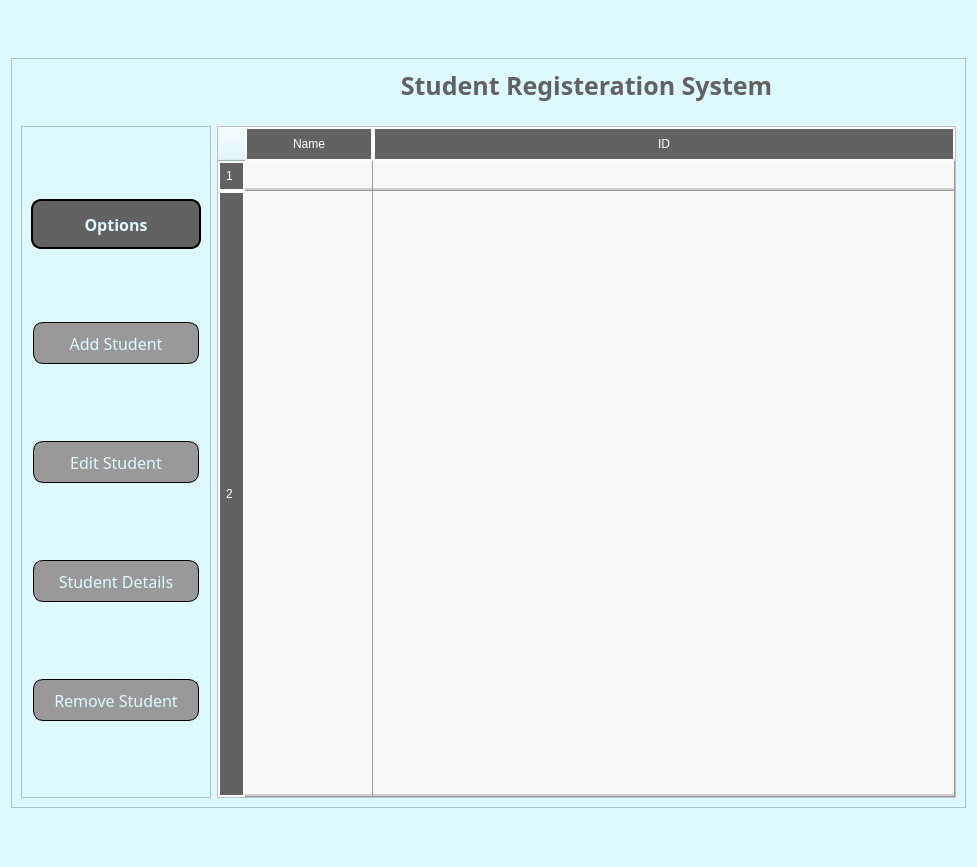
<?xml version="1.0" encoding="UTF-8"?>
<ui version="4.0">
 <class>Form</class>
 <widget class="QWidget" name="Form">
  <property name="geometry">
   <rect>
    <x>0</x>
    <y>0</y>
    <width>977</width>
    <height>867</height>
   </rect>
  </property>
  <property name="windowTitle">
   <string>Form</string>
  </property>
  <property name="styleSheet">
   <string notr="true">background-color:rgb(222, 250, 255)</string>
  </property>
  <layout class="QGridLayout" name="gridLayout">
   <item row="0" column="0">
    <widget class="QFrame" name="frame">
     <property name="maximumSize">
      <size>
       <width>1000</width>
       <height>750</height>
      </size>
     </property>
     <property name="frameShape">
      <enum>QFrame::StyledPanel</enum>
     </property>
     <property name="frameShadow">
      <enum>QFrame::Raised</enum>
     </property>
     <layout class="QGridLayout" name="gridLayout_4">
      <item row="1" column="1">
       <spacer name="verticalSpacer">
        <property name="orientation">
         <enum>Qt::Vertical</enum>
        </property>
        <property name="sizeType">
         <enum>QSizePolicy::Fixed</enum>
        </property>
        <property name="sizeHint" stdset="0">
         <size>
          <width>20</width>
          <height>17</height>
         </size>
        </property>
       </spacer>
      </item>
      <item row="0" column="1">
       <widget class="QLabel" name="label">
        <property name="maximumSize">
         <size>
          <width>16777215</width>
          <height>100</height>
         </size>
        </property>
        <property name="font">
         <font>
          <family>Neo Sans W23 Bold</family>
          <pointsize>19</pointsize>
          <weight>75</weight>
          <bold>true</bold>
         </font>
        </property>
        <property name="styleSheet">
         <string notr="true">color: rgb(98, 98, 98);</string>
        </property>
        <property name="text">
         <string>Student Registeration System</string>
        </property>
        <property name="alignment">
         <set>Qt::AlignCenter</set>
        </property>
       </widget>
      </item>
      <item row="2" column="1">
       <widget class="QTableWidget" name="tableWidget_P1">
        <property name="font">
         <font>
          <family>Neo Sans W23</family>
          <pointsize>12</pointsize>
          <weight>50</weight>
          <bold>false</bold>
         </font>
        </property>
        <property name="styleSheet">
         <string notr="true">QTableWidget {
    background-color:rgb(248, 248, 248); /* Background color of the table */
    selection-background-color: rgb(153, 153, 153); /* Background color when a cell is selected */
    gridline-color: rgb(153, 153, 153); /* Color of gridlines */

    /* Optional: Set other properties */
    color: rgb(98, 98, 98); /* Text color */
    font-size: 12pt; /* Font size */
}

QTableWidget::item {
    padding: 5px; /* Padding for cell content */
    border-bottom: 2px solid #d0d0d0; /* Border between rows */
}

QTableWidget::item:selected {
    background-color: #a6a6a6; /* Background color of selected cell */
    color: #ffffff; /* Text color of selected cell */
}

QHeaderView::section {
    background-color:rgb(98, 98, 98); /* Background color of header sections */
    color: #ffffff; /* Text color of header sections */
    padding: 6px; /* Padding for header sections */
    border: 2px solid #ffffff; /* Border around header sections */
}

QTableWidget::horizontalHeader {
    border: 1px solid rgb(0, 0, 0); /* Border at the bottom of the header */
}

QTableWidget::verticalHeader {
    border: 1px solid rgb(0, 0, 0); /* Border on the right of the header */
}

QTableWidget::horizontalHeader::section,
QTableWidget::verticalHeader::section {
    border: 1px solid #ffffff; /* Border around header sections */
}</string>
        </property>
        <property name="rowCount">
         <number>2</number>
        </property>
        <property name="columnCount">
         <number>2</number>
        </property>
        <attribute name="horizontalHeaderCascadingSectionResizes">
         <bool>true</bool>
        </attribute>
        <attribute name="horizontalHeaderMinimumSectionSize">
         <number>52</number>
        </attribute>
        <attribute name="horizontalHeaderDefaultSectionSize">
         <number>128</number>
        </attribute>
        <attribute name="horizontalHeaderStretchLastSection">
         <bool>true</bool>
        </attribute>
        <attribute name="verticalHeaderShowSortIndicator" stdset="0">
         <bool>true</bool>
        </attribute>
        <attribute name="verticalHeaderStretchLastSection">
         <bool>true</bool>
        </attribute>
        <row/>
        <row/>
        <column>
         <property name="text">
          <string>Name</string>
         </property>
        </column>
        <column>
         <property name="text">
          <string>ID</string>
         </property>
        </column>
       </widget>
      </item>
      <item row="2" column="0">
       <widget class="QFrame" name="frame_3">
        <property name="maximumSize">
         <size>
          <width>300</width>
          <height>16777215</height>
         </size>
        </property>
        <property name="frameShape">
         <enum>QFrame::StyledPanel</enum>
        </property>
        <property name="frameShadow">
         <enum>QFrame::Raised</enum>
        </property>
        <layout class="QVBoxLayout" name="verticalLayout">
         <item>
          <widget class="QLabel" name="label_2">
           <property name="maximumSize">
            <size>
             <width>16777215</width>
             <height>50</height>
            </size>
           </property>
           <property name="font">
            <font>
             <family>Neo Sans W23</family>
             <pointsize>12</pointsize>
             <weight>75</weight>
             <italic>false</italic>
             <bold>true</bold>
            </font>
           </property>
           <property name="styleSheet">
            <string notr="true">border: 2px solid;
border-radius: 10px;
background-color:rgb(98, 98, 98);
color: rgb(222, 250, 255);</string>
           </property>
           <property name="text">
            <string>Options</string>
           </property>
           <property name="alignment">
            <set>Qt::AlignCenter</set>
           </property>
          </widget>
         </item>
         <item>
          <widget class="QPushButton" name="pushButton_P1_Edit_2">
           <property name="sizePolicy">
            <sizepolicy hsizetype="Minimum" vsizetype="Maximum">
             <horstretch>0</horstretch>
             <verstretch>0</verstretch>
            </sizepolicy>
           </property>
           <property name="maximumSize">
            <size>
             <width>16777215</width>
             <height>50</height>
            </size>
           </property>
           <property name="font">
            <font>
             <family>Neo Sans W23</family>
             <pointsize>-1</pointsize>
             <underline>false</underline>
             <strikeout>false</strikeout>
            </font>
           </property>
           <property name="styleSheet">
            <string notr="true">QPushButton {
    background-color:rgb(153, 153, 153);
    color:rgb(222, 250, 255);
    border: 1px solid;
    padding: 10px 20px;
    text-align: center;
    text-decoration: none;
    display: inline-block;
    font-size: 16px;
    margin: 4px 2px;
    cursor: pointer;
    border-radius: 10px;
}

QPushButton:hover {
    background-color:rgb(153, 153, 153);
    color:rgb(255, 255, 255);

}

QPushButton:pressed  {
    background-color:rgb(255, 255, 255);
    color:rgb(0, 0, 0);}</string>
           </property>
           <property name="text">
            <string>Add Student</string>
           </property>
          </widget>
         </item>
         <item>
          <widget class="QPushButton" name="pushButton_P1_Edit">
           <property name="sizePolicy">
            <sizepolicy hsizetype="Minimum" vsizetype="Maximum">
             <horstretch>0</horstretch>
             <verstretch>0</verstretch>
            </sizepolicy>
           </property>
           <property name="maximumSize">
            <size>
             <width>16777215</width>
             <height>50</height>
            </size>
           </property>
           <property name="font">
            <font>
             <family>Neo Sans W23</family>
             <pointsize>-1</pointsize>
             <underline>false</underline>
             <strikeout>false</strikeout>
            </font>
           </property>
           <property name="styleSheet">
            <string notr="true">QPushButton {
    background-color:rgb(153, 153, 153);
    color:rgb(222, 250, 255);
    border: 1px solid;
    padding: 10px 20px;
    text-align: center;
    text-decoration: none;
    display: inline-block;
    font-size: 16px;
    margin: 4px 2px;
    cursor: pointer;
    border-radius: 10px;
}

QPushButton:hover {
    background-color:rgb(153, 153, 153);
    color:rgb(255, 255, 255);

}

QPushButton:pressed  {
    background-color:rgb(255, 255, 255);
    color:rgb(0, 0, 0);}</string>
           </property>
           <property name="text">
            <string>Edit Student</string>
           </property>
          </widget>
         </item>
         <item>
          <widget class="QPushButton" name="pushButton_P1_Info">
           <property name="maximumSize">
            <size>
             <width>16777215</width>
             <height>50</height>
            </size>
           </property>
           <property name="font">
            <font>
             <family>Neo Sans W23</family>
             <pointsize>-1</pointsize>
             <underline>false</underline>
             <strikeout>false</strikeout>
            </font>
           </property>
           <property name="styleSheet">
            <string notr="true">QPushButton {
    background-color:rgb(153, 153, 153);
    color:rgb(222, 250, 255);
    border: 1px solid;
    padding: 10px 20px;
    text-align: center;
    text-decoration: none;
    display: inline-block;
    font-size: 16px;
    margin: 4px 2px;
    cursor: pointer;
    border-radius: 10px;
}

QPushButton:hover {
    background-color:rgb(153, 153, 153);
    color:rgb(255, 255, 255);

}

QPushButton:pressed  {
    background-color:rgb(255, 255, 255);
    color:rgb(0, 0, 0);}</string>
           </property>
           <property name="text">
            <string>Student Details</string>
           </property>
          </widget>
         </item>
         <item>
          <widget class="QPushButton" name="pushButton_P1_Del">
           <property name="maximumSize">
            <size>
             <width>16777215</width>
             <height>50</height>
            </size>
           </property>
           <property name="font">
            <font>
             <family>Neo Sans W23</family>
             <pointsize>-1</pointsize>
             <underline>false</underline>
             <strikeout>false</strikeout>
            </font>
           </property>
           <property name="styleSheet">
            <string notr="true">QPushButton {
    background-color:rgb(153, 153, 153);
    color:rgb(222, 250, 255);
    border: 1px solid;
    padding: 10px 20px;
    text-align: center;
    text-decoration: none;
    display: inline-block;
    font-size: 16px;
    margin: 4px 2px;
    cursor: pointer;
    border-radius: 10px;
}

QPushButton:hover {
    background-color:rgb(153, 153, 153);
    color:rgb(255, 255, 255);

}

QPushButton:pressed  {
    background-color:rgb(255, 255, 255);
    color:rgb(0, 0, 0);}</string>
           </property>
           <property name="text">
            <string>Remove Student</string>
           </property>
          </widget>
         </item>
        </layout>
       </widget>
      </item>
     </layout>
    </widget>
   </item>
  </layout>
 </widget>
 <resources/>
 <connections/>
</ui>
